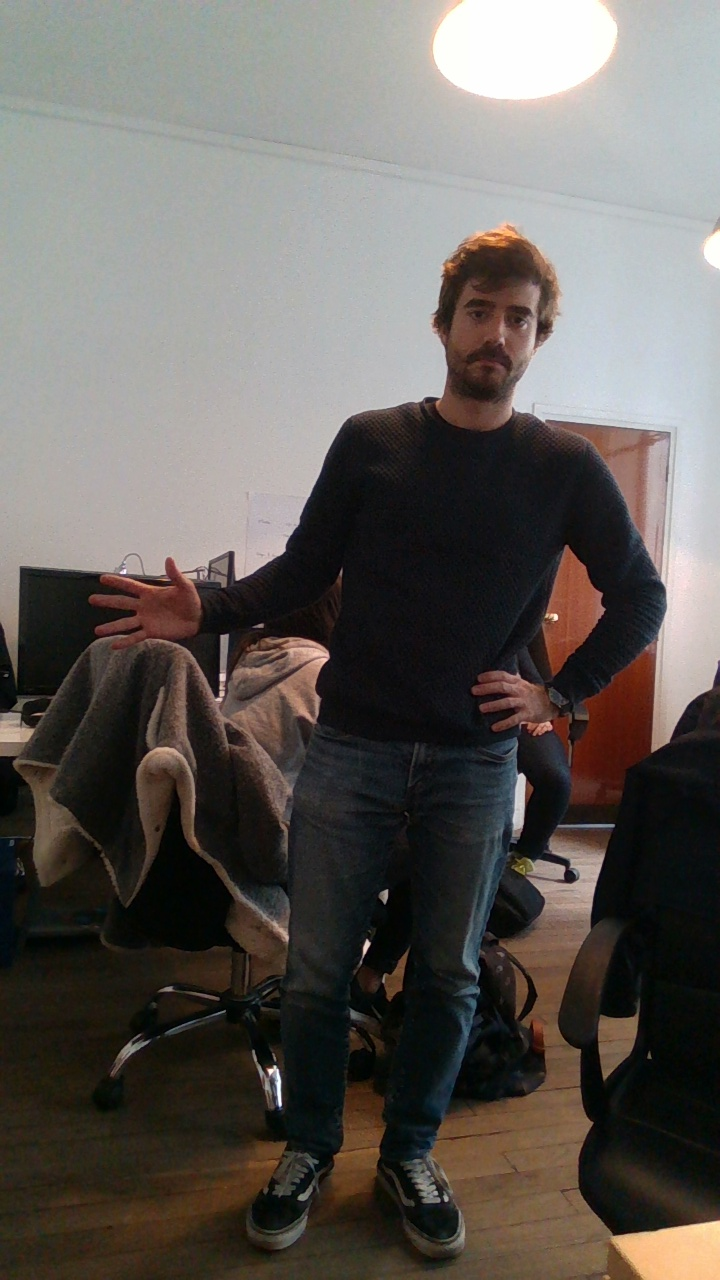
#> input picture assets/images/color_image.jpg, 720 x 1280 px
$ python -i util.py   (imports and definitions only)   (older library calls are emulated)
#> lines starting #> are read from the running program, lines starting #| are printed output that depends on the picture; after the words box and inside, x2 and y2 are one past the last pixel; in counts of white or black regions, pixels touching at a corner belong together
"""
    Class in charge of provide some Utilitary functions.
"""

import cv2
import numpy as np

class Util:
    WHITE = (255,255,255)
    NAME_WINDOW = 'IMG_SHOW'
    def __init__(self):
        pass

    # [16 lines left out: functions readImage, showImage, not called in this run]

    def togray( self, img ):
        """
            Change an image to gray scale
        """
        if( len(img.shape) == 2): return img
        gray = cv2.cvtColor(img, cv2.COLOR_BGR2GRAY)
        return gray

    # [38 lines left out: functions getHistogram, applyCanny, fillContour, removeScale, not called in this run]

    def applyThresh(self, im, mi=100, ma=255):
        """
            Function that helps to apply a thresh.
        """
        if( len(im.shape) == 3):
            _, thr= cv2.threshold(self.togray( im ) ,mi,ma,cv2.THRESH_BINARY)
        else:
            _, thr= cv2.threshold(im  ,mi,ma,cv2.THRESH_BINARY)
        return thr

    # [16 lines left out: functions applyAdaptativeThresh, getContours, not called in this run]

>>> import cv2
>>> picture = cv2.imread('../assets/images/color_image.jpg')
#> picture is the input picture: shape (1280, 720, 3); mean B, G, R 89.3, 93.7, 98.4
>>> result = Util().applyThresh(picture)
#> in togray, `gray = cv2.cvtColor(img, cv2.COLOR_BGR2GRAY)`:
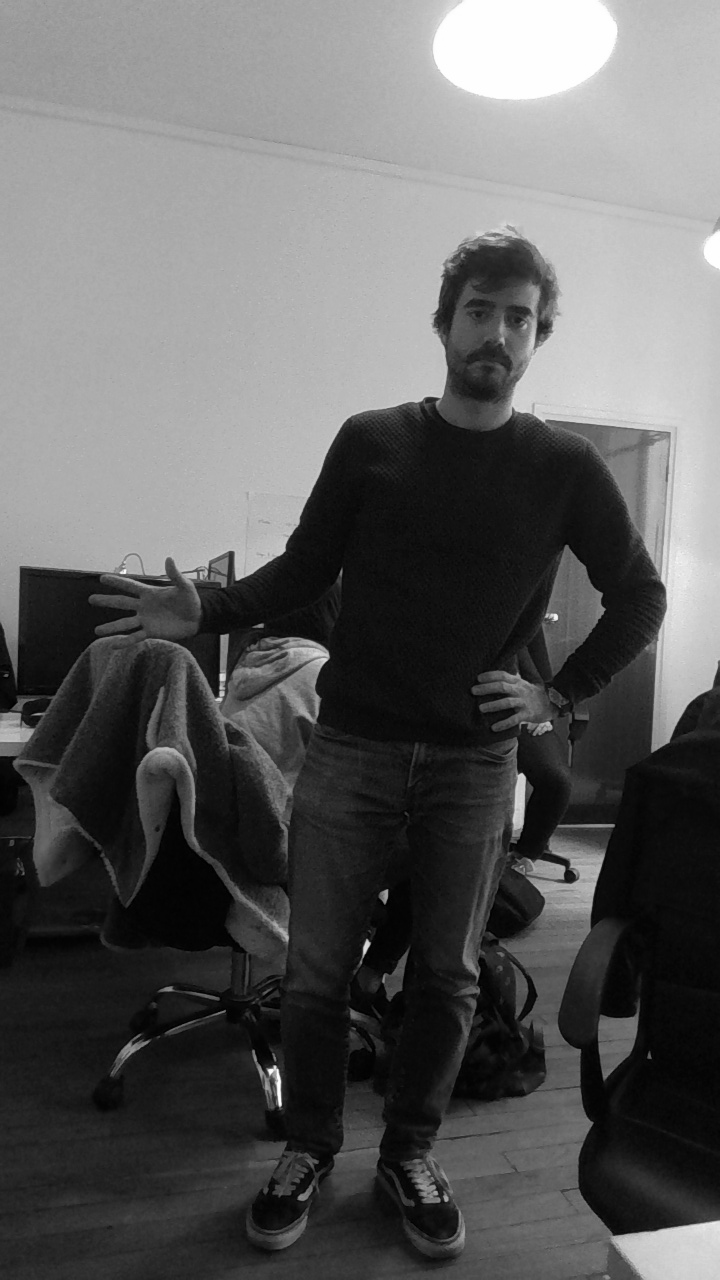
#> gray: shape (1280, 720); min 0, max 255, mean 94.6
#> in applyThresh, `_, thr= cv2.threshold(self.togray( im ) ,mi,ma,cv2.THRESH_BINARY)`:
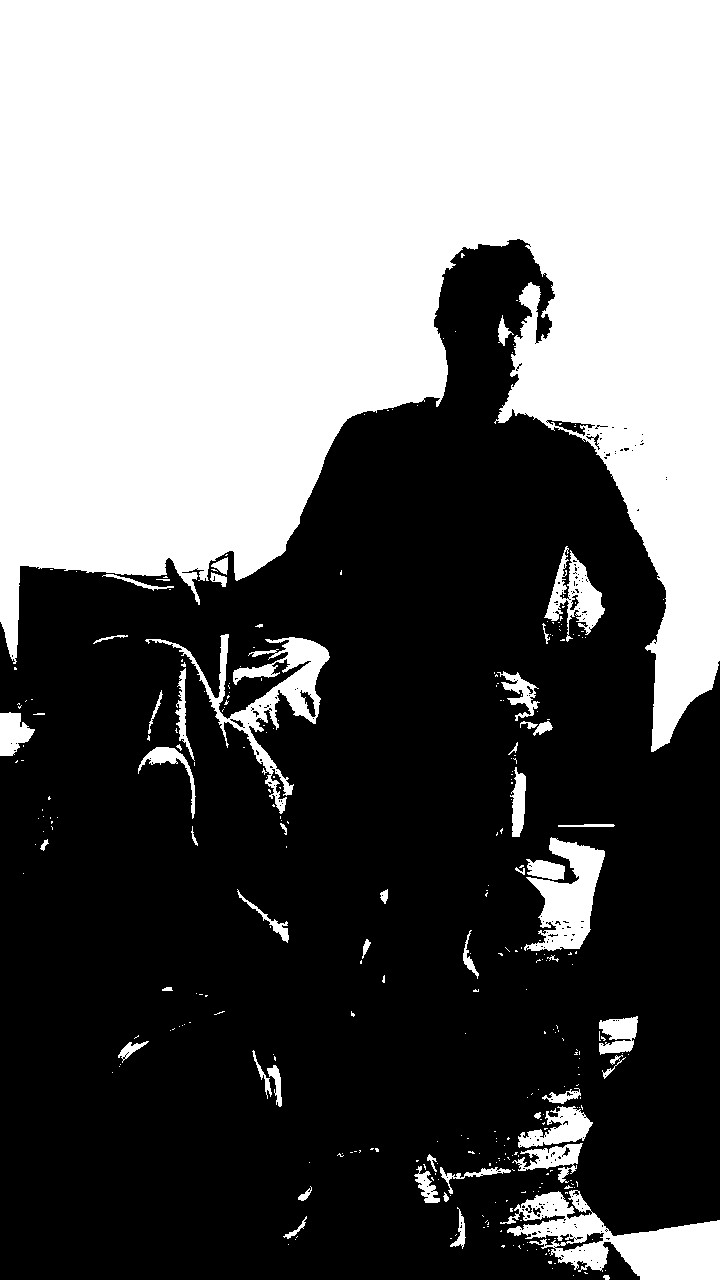
#> thr: shape (1280, 720); 42.9% white; 313 white regions (262 under 20 px), largest, box (x1, y1, x2, y2) and area: (0, 0, 720, 752) 359222, (500, 1190, 720, 1280) 9066, (145, 634, 330, 814) 6097

$ run again, on assets/images/depth_image_colored.jpg
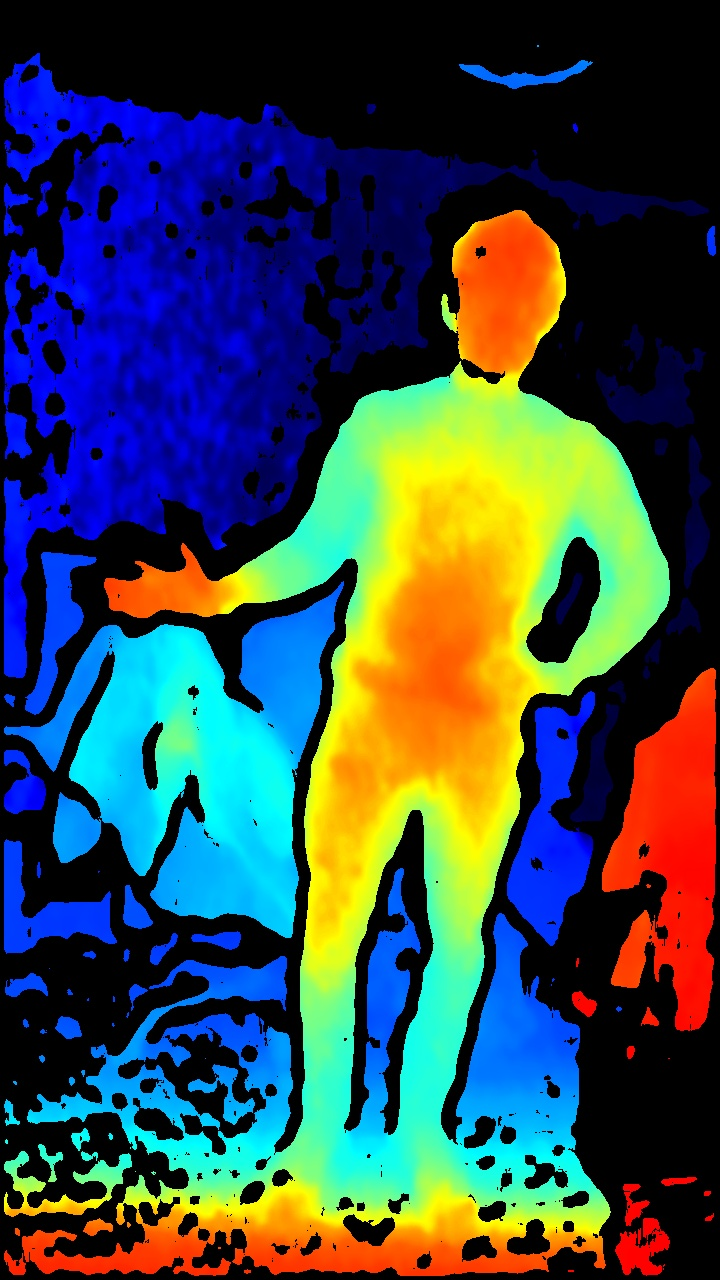
#> input picture assets/images/depth_image_colored.jpg, 720 x 1280 px
#> picture is the input picture: shape (1280, 720, 3); mean B, G, R 77.3, 73.6, 55.7
#> in togray, `gray = cv2.cvtColor(img, cv2.COLOR_BGR2GRAY)`:
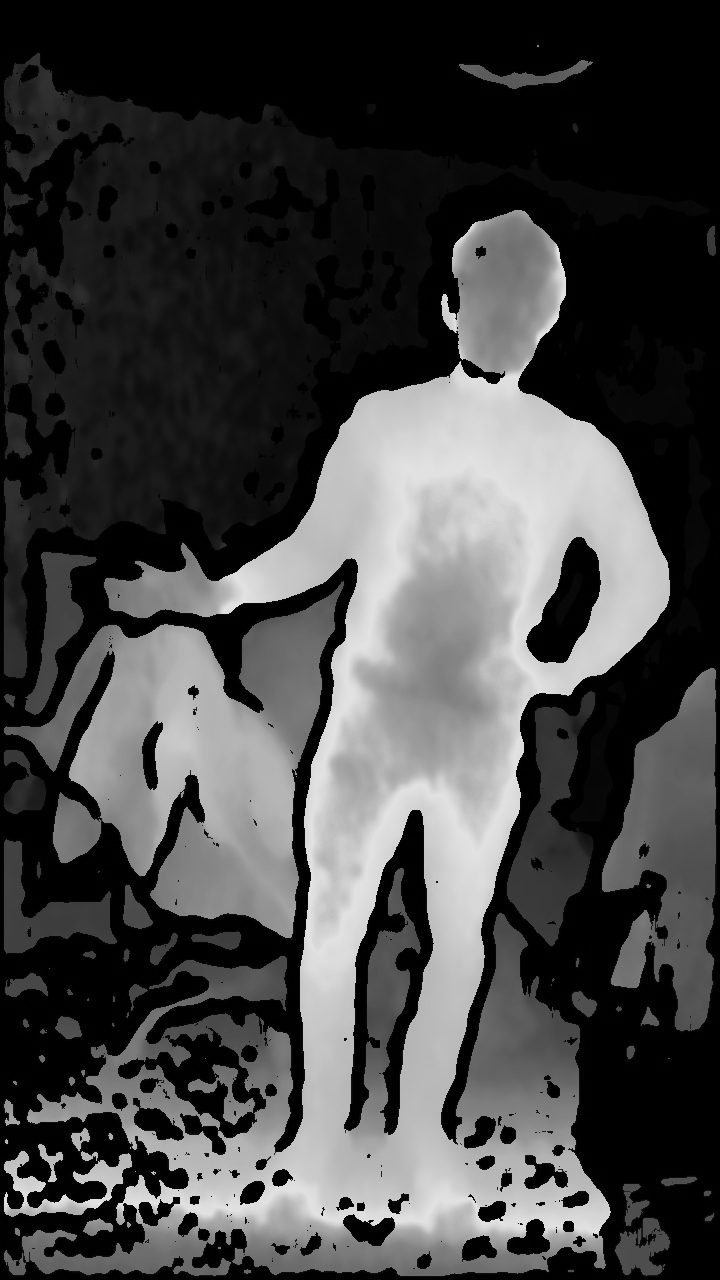
#> gray: shape (1280, 720); min 0, max 230, mean 68.7
#> in applyThresh, `_, thr= cv2.threshold(self.togray( im ) ,mi,ma,cv2.THRESH_BINARY)`:
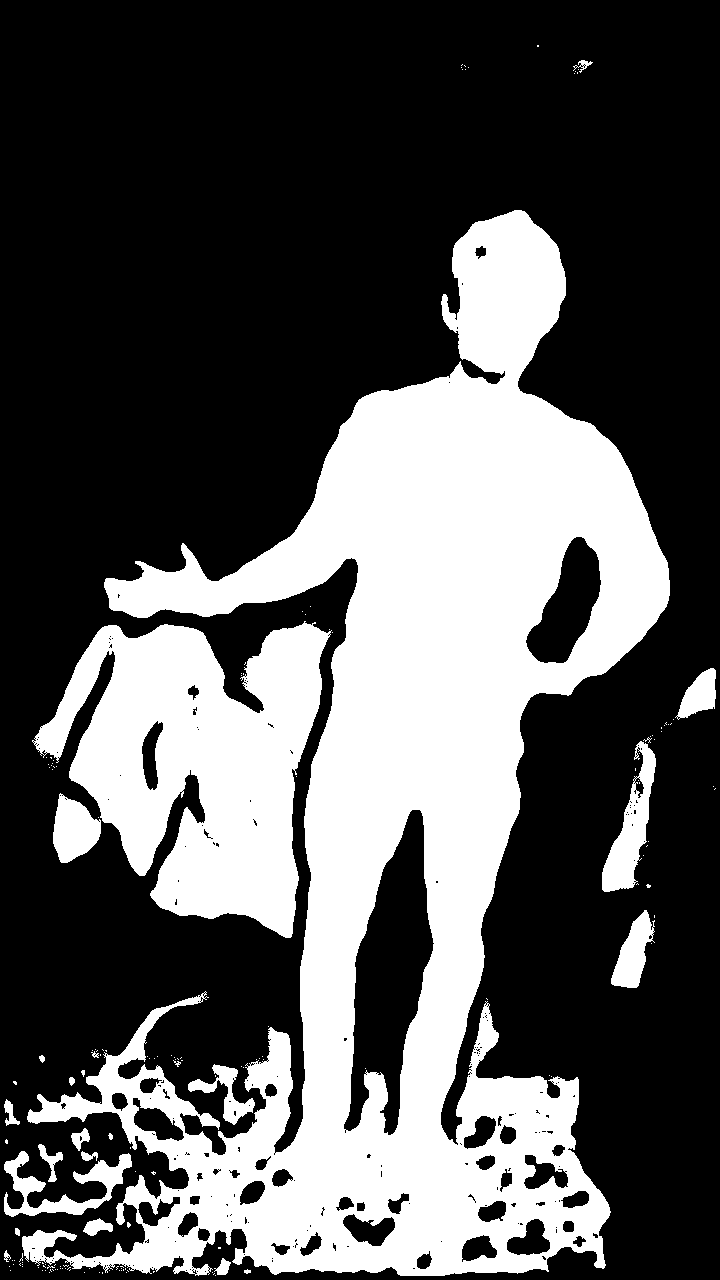
#> thr: shape (1280, 720); 33.9% white; 163 white regions (140 under 20 px), largest, box (x1, y1, x2, y2) and area: (22, 210, 670, 1276) 243195, (32, 621, 332, 938) 54328, (602, 741, 656, 892) 3341
